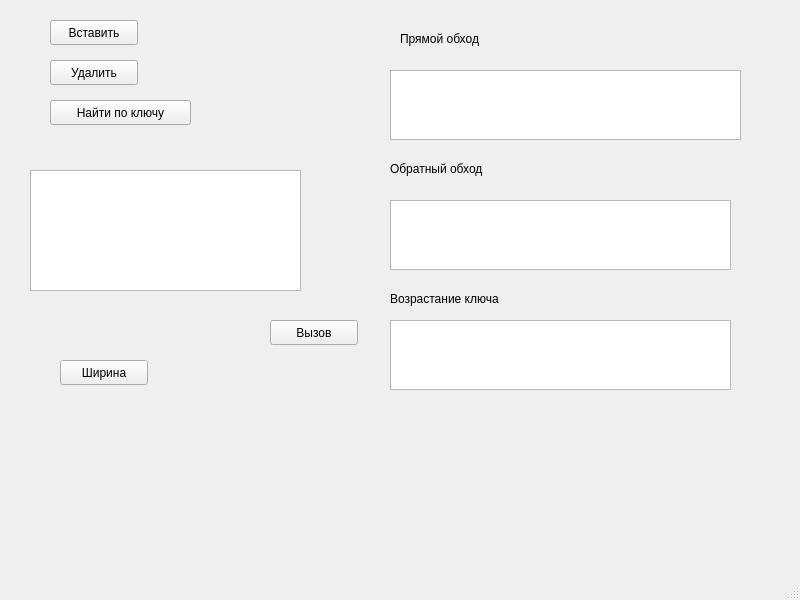
<?xml version="1.0" encoding="UTF-8"?>
<ui version="4.0">
 <class>MainWindow</class>
 <widget class="QMainWindow" name="MainWindow">
  <property name="geometry">
   <rect>
    <x>0</x>
    <y>0</y>
    <width>800</width>
    <height>600</height>
   </rect>
  </property>
  <property name="windowTitle">
   <string>MainWindow</string>
  </property>
  <widget class="QWidget" name="centralwidget">
   <widget class="QLabel" name="label">
    <property name="geometry">
     <rect>
      <x>400</x>
      <y>30</y>
      <width>131</width>
      <height>17</height>
     </rect>
    </property>
    <property name="text">
     <string>Прямой обход</string>
    </property>
   </widget>
   <widget class="QTextEdit" name="textEdit">
    <property name="geometry">
     <rect>
      <x>390</x>
      <y>70</y>
      <width>351</width>
      <height>70</height>
     </rect>
    </property>
   </widget>
   <widget class="QLabel" name="label_2">
    <property name="geometry">
     <rect>
      <x>390</x>
      <y>160</y>
      <width>141</width>
      <height>17</height>
     </rect>
    </property>
    <property name="text">
     <string>Обратный обход</string>
    </property>
   </widget>
   <widget class="QTextEdit" name="textEdit_2">
    <property name="geometry">
     <rect>
      <x>390</x>
      <y>200</y>
      <width>341</width>
      <height>70</height>
     </rect>
    </property>
   </widget>
   <widget class="QLabel" name="label_3">
    <property name="geometry">
     <rect>
      <x>390</x>
      <y>290</y>
      <width>151</width>
      <height>17</height>
     </rect>
    </property>
    <property name="text">
     <string>Возрастание ключа</string>
    </property>
   </widget>
   <widget class="QTextEdit" name="textEdit_3">
    <property name="geometry">
     <rect>
      <x>390</x>
      <y>320</y>
      <width>341</width>
      <height>70</height>
     </rect>
    </property>
   </widget>
   <widget class="QPushButton" name="pushButton">
    <property name="geometry">
     <rect>
      <x>270</x>
      <y>320</y>
      <width>88</width>
      <height>25</height>
     </rect>
    </property>
    <property name="text">
     <string>Вызов</string>
    </property>
   </widget>
   <widget class="QPushButton" name="pushButton_2">
    <property name="geometry">
     <rect>
      <x>50</x>
      <y>20</y>
      <width>88</width>
      <height>25</height>
     </rect>
    </property>
    <property name="text">
     <string>Вставить</string>
    </property>
   </widget>
   <widget class="QPushButton" name="pushButton_3">
    <property name="geometry">
     <rect>
      <x>50</x>
      <y>60</y>
      <width>88</width>
      <height>25</height>
     </rect>
    </property>
    <property name="text">
     <string>Удалить</string>
    </property>
   </widget>
   <widget class="QPushButton" name="pushButton_4">
    <property name="geometry">
     <rect>
      <x>50</x>
      <y>100</y>
      <width>141</width>
      <height>25</height>
     </rect>
    </property>
    <property name="text">
     <string>Найти по ключу</string>
    </property>
   </widget>
   <widget class="QTextEdit" name="textEdit_4">
    <property name="geometry">
     <rect>
      <x>30</x>
      <y>170</y>
      <width>271</width>
      <height>121</height>
     </rect>
    </property>
   </widget>
   <widget class="QPushButton" name="pushButton_5">
    <property name="geometry">
     <rect>
      <x>60</x>
      <y>360</y>
      <width>88</width>
      <height>25</height>
     </rect>
    </property>
    <property name="text">
     <string>Ширина</string>
    </property>
   </widget>
  </widget>
  <widget class="QMenuBar" name="menubar">
   <property name="geometry">
    <rect>
     <x>0</x>
     <y>0</y>
     <width>800</width>
     <height>22</height>
    </rect>
   </property>
  </widget>
  <widget class="QStatusBar" name="statusbar"/>
 </widget>
 <resources/>
 <connections/>
</ui>
